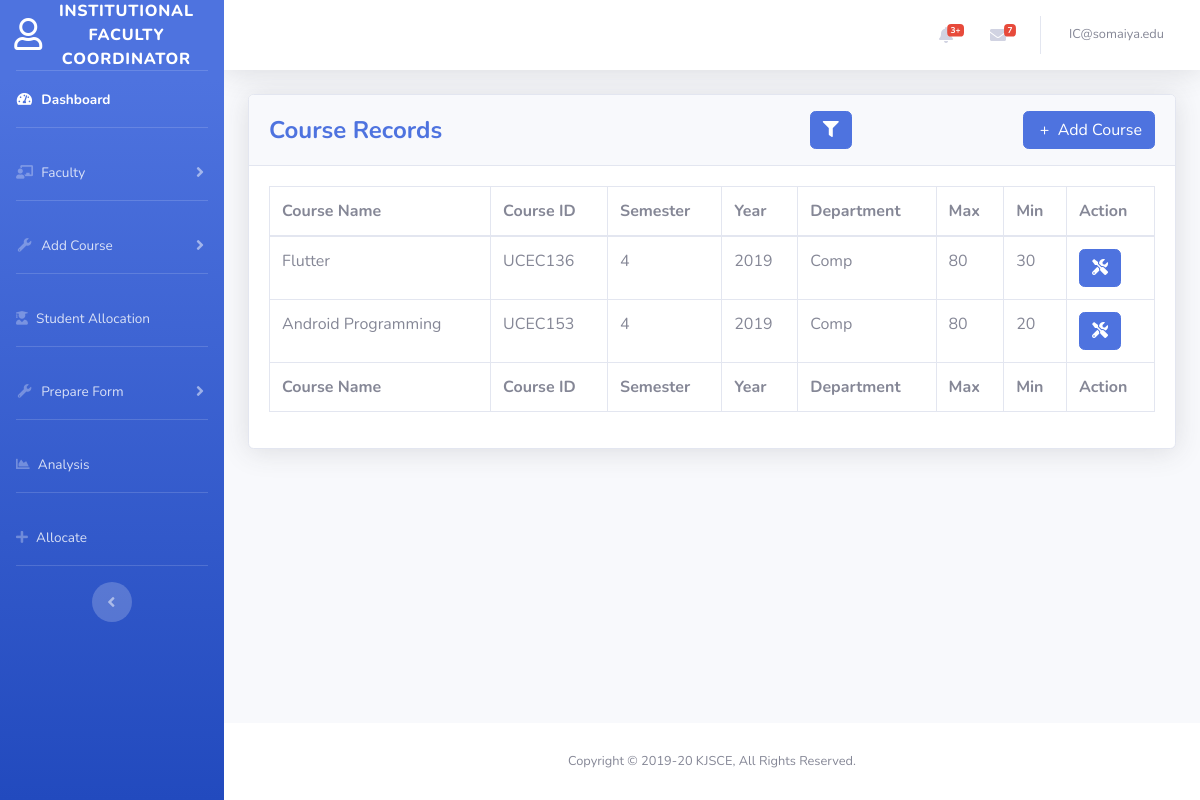
Screenshot of /institutional_coordinator/addcourse.php (signed in) with the database file from the repository.
### tables this page shows
CREATE TABLE `audit_course` (
  `cid` varchar(30) NOT NULL,
  `sem` int(11) NOT NULL,
  `year` varchar(4) NOT NULL,
  `cname` varchar(50) NOT NULL,
  `dept_id` int(11) NOT NULL,
  `min` int(11) NOT NULL,
  `max` int(11) NOT NULL,
  `no_of_allocated` int(11) NOT NULL DEFAULT 0,
  `email_id` varchar(50) NOT NULL,
  `timestamp` varchar(30) NOT NULL
);

CREATE TABLE `department` (
  `dept_id` int(11) NOT NULL,
  `dept_name` varchar(50) NOT NULL
);

### institutional_coordinator/addcourse.php (the view, shortened to what this page needs)
<?php
include('../includes/header.php');
?>
<?php include('../includes/topbar.php'); ?>
<div class="container-fluid">
    <div class="card shadow mb-4">
        <div class="card-header py-3">
            <div class="row align-items-center">
                <div class="col">
                    <h4 class="font-weight-bold text-primary mb-0">Course Records</h4>
                </div>
                <div class="col text-right">
                    <button type="button" class="btn btn-primary" data-toggle="modal" data-target="#exampleModalCenter2">
                        <i class="fas fa-filter"></i>
                    </button>
                </div>
                <div class="col text-right">
                    <button type="button" class="btn btn-primary" name="addcourse" data-toggle="modal" data-target="#exampleModalCenter">
                        <i class="ni ni-fat-add">&nbsp;</i>+ &nbsp;Add Course
                    </button>
                </div>
            </div>
                                        <?php
                                        include_once("../config.php");
                                        ?>
        </div>
        <div class="card-body">
            <div class="table-responsive">
                <table class="table table-bordered" id="dataTable" width="100%" cellspacing="0">
                    <thead>
                        <tr>
                            <th>Course Name</th>
                            <th>Course ID</th>
                            <th>Semester</th>
                            <th>Year</th>
                            <th>Department</th>
                            <th>Max</th>
                            <th>Min</th>
                            <th>Action</th>
                        </tr>
                    </thead>
                    <tfoot>
                        <tr>
                            <th>Course Name</th>
                            <th>Course ID</th>
                            <th>Semester</th>
                            <th>Year</th>
                            <th>Department</th>
                            <th>Max</th>
                            <th>Min</th>
                            <th>Action</th>
                        </tr>
                    </tfoot>
                    <tbody>
                        <?php
                        $sql = "SELECT cname,cid,sem,year,dept_name,max,min FROM audit_course NATURAL JOIN department";
                        $result = mysqli_query($conn, $sql);
                        if (mysqli_num_rows($result) > 0) {
                            $count = 500;
                            while ($row = mysqli_fetch_assoc($result)) {
                                echo '
                                <tr>
                            <td>' . $row['cname'] . '</td>
                            <td>' . $row['cid'] . '</td>
                            <td>' . $row['sem'] . '</td>
                            <td>' . $row['year'] . '</td>
                            <td>' . $row['dept_name'] . '</td>
                            <td>' . $row['max'] . '</td>
                            <td>' . $row['min'] . '</td>
                            <td>
                                <button type="button" class="btn btn-primary icon-btn" data-toggle="modal" data-target="#exampleModalCenter' . $count . '">
                                    <i class="fas fa-tools"></i>
                                </button>
                                <div class="modal fade" id="exampleModalCenter' . $count . '" tabindex="-1" role="dialog" aria-labelledby="exampleModalCenterTitle1" aria-hidden="true">
                                                        ' . $count . '' . $count . '
                                                        <a class="nav-item nav-link" id="nav-update-tab" data-toggle="tab" href="#nav-update' . $count . '" role="tab" aria-controls="nav-update' . $count . '" aria-selected="false">Update</a>
                                                    <div class="tab-pane fade show active" id="nav-delete' . $count . '" role="tabpanel" aria-labelledby="nav-delete-tab">
                                                                <input type="hidden" name="cid" value="' . $row['cid'] . '">
                                                                <input type="hidden" name="sem" value="' . $row['sem'] . '">
                                                                <input type="hidden" name="year" value="' . $row['year'] . '">
                                                    </div>
                                                    <div class="tab-pane fade" id="nav-update' . $count . '" role="tabpanel" aria-labelledby="nav-update-tab">
                                                                    <input type="text" class="form-control" required="required" placeholder="New Course Name" name="coursename" value="' . $row['cname'] . '">
                                                                    <input type="text" class="form-control" required="required" placeholder="00000" name="courseidnew" value="' . $row['cid'] . '">
                                                                    <input type="hidden" class="form-control"  placeholder="00000" name="courseidold" value="' . $row['cid'] . '">
                                                                    <input type="text" class="form-control" required="required" placeholder="Semester" name="semnew" value="' . $row['sem'] . '">
                                                                    <input type="hidden" class="form-control" placeholder="Semester" name="semold" value="' . $row['sem'] . '">
                                                                    <input type="text" class="form-control"  name="year" disabled placeholder="year" value="' . $row['year'] . '">
                                                                    <input type="hidden" class="form-control"  name="year" placeholder="year" value="' . $row['year'] . '">
                                                                    <input type="number" class="form-control" required="required" name="max" placeholder="120" value="' . $row['max'] . '">
                                                                    <input type="number" class="form-control" required="required" name="min" placeholder="1" value="' . $row['min'] . '">
                                                    </div>
                                </div>
                            </td>
                        </tr>
                                ';
                                $count++;
                            }
                        }
                        ?>
                    </tbody>
                </table>
            </div>
        </div>
    </div>
</div>
<?php include('../includes/footer.php');
include('../includes/scripts.php');
?>

### rows the page displays
audit_course: cname "Flutter", cid "UCEC136", sem "4", year "2019", dept.dept_name "Comp", max "80", min "30"
audit_course: cname "Android Programming", cid "UCEC153", sem "4", year "2019", dept.dept_name "Comp", max "80", min "20"

### other values shown
$_SESSION['email'] "IC@somaiya.edu"
